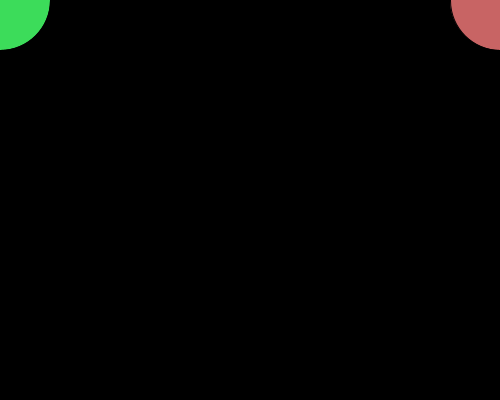
Frame 1 (no input)
Frame 60 (the mouse pressed at the canvas centre just before this capture): identical to frame 1, image omitted
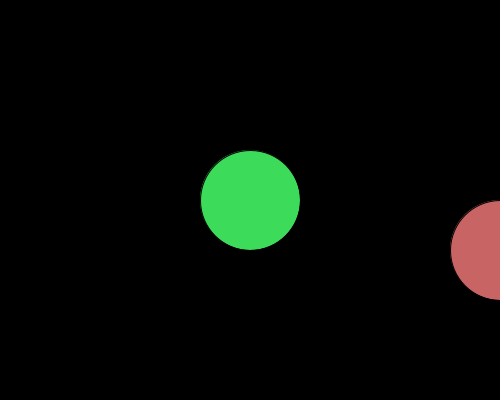
Frame 120 (the mouse held since frame 60 and released just before this capture)

The Processing sketch that drew these frames (run headless with seeded random() and noise(); from frame 60 on, the mouse is pressed at the canvas centre):

// Processing sketch: animating_ellipses_01b
// ── animating_ellipses_01b.pde

/* lab01b_step02. */
void setup()
{
    size(500,400);
}

void draw()
{
  // recursively execute this code
  background(0);  // set to black, grayscale spectrum
  stroke(0);  //black outline
  fill(60,220,90);  //green
  ellipse(mouseX, mouseY, 100, 100);
  fill(200,100,100);
  ellipse(width, mouseX, 100, 100);
}
